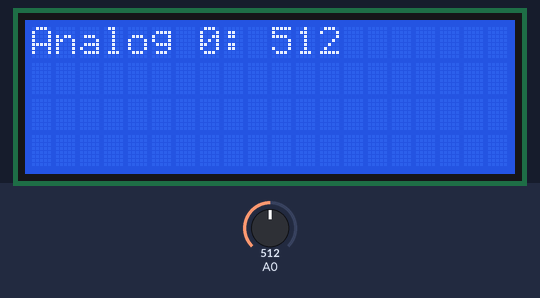
A sketch run on a simulated Arduino Uno, built with avr-gcc and run on an emulated ATmega328P. On the bench: 20×4 character LCD. Inputs (shaded band) come from the test bench; at power-on: A0 = 512.

Above: at 1.2 s.
1.3 s: A0 set to 716
At 2.1 s:
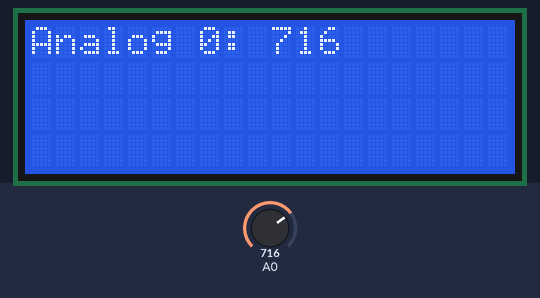
2.8 s: A0 set to 900
At 4.0 s:
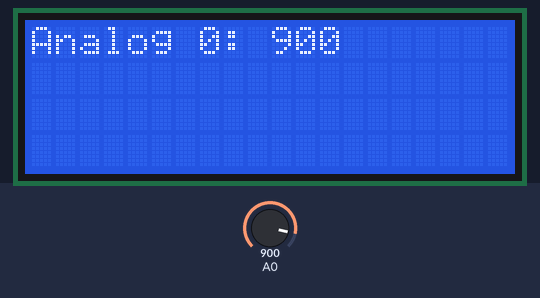
4.3 s: A0 set to 1023
At 5.1 s:
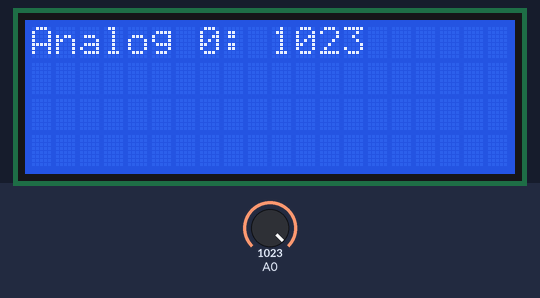
Timing chart, 0 to 7.3 s (numbered marks = the images above; inputs shaded):
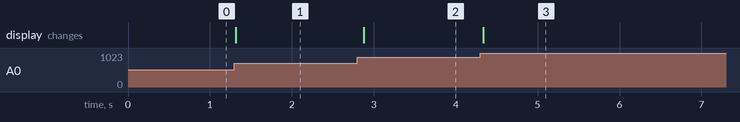

The sketch:

ex01-5.ino
```cpp
// display test: write some data to the lcd

/* Connections:
 R/S : Pin 3
 R/W : not connected
 E   : Pin 4
 DB4 : Pin 6
 DB5 : Pin 7
 DB6 : Pin 8
 DB7 : Pin 9
*/

// include the library used to control the LCD attached to the arduino board.
#include <LiquidCrystal.h>

/*
 * A constang holding the reference to a LiquidCrystal object (the lcd on the board).
 * The constructer used is specified as LiquidCrystal(rs, enable, d4, d5, d6, d7).
 *
 * See the available documentation here:
 * https://www.arduino.cc/en/Reference/LiquidCrystalConstructor
 */
const LiquidCrystal LCD(3, 4, 6, 7, 8, 9);

/**
 * The time in milliseconds that should be waited after "reprinting" onto the LCD used.
 * Writing to the LCD can cause flickering otherwise, if written onto the LCD too often.
 */
const int FLICKER_PREVENTION_TIME = 100;

/*
 * This method gets called once, before the update cycle starts ticking.
 */
void setup() {
  // initializes the interface to the LCD with 4 rows and 20 chars per row
  LCD.begin(20, 4);

}

/*
 * The main-loop of this program. Gets repeatedly called without delay.
 *
 * @see ex01-5#lcdLogic()
 */
void loop() {
  // The current value of the analog pin A0.
  int analogValue = analogRead(A0);

  lcdLogic(analogValue);

}

/*
 * The logic used to control the LCD.
 *
 * This method completely blocks other logic-implementation for the time
 * specified in {@link ex01-6#FLICKER_PREVENTION_TIME}.
 *
 * @param mAnalogValue
 *                An integer value which gets printed onto the LCDs screen.
 */
void lcdLogic(const int mAnalogValue){
  LCD.clear();
  LCD.print("Analog 0: " + String(mAnalogValue));
  delay(FLICKER_PREVENTION_TIME);

}
```

Measured:
- after the input at 1.3 s, the display: changes at once (image 1)
- after the input at 2.8 s, the display: changes after 0.08 s (image 2)
- after the input at 4.3 s, the display: changes at once (image 3)
